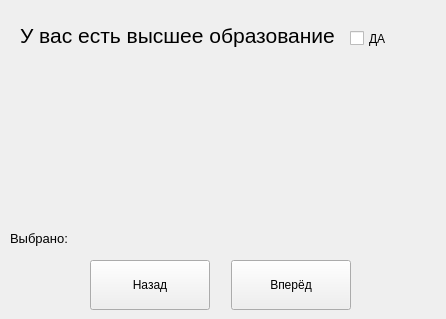
<?xml version="1.0" encoding="UTF-8"?>
<ui version="4.0">
 <class>MainWindow</class>
 <widget class="QMainWindow" name="MainWindow">
  <property name="geometry">
   <rect>
    <x>0</x>
    <y>0</y>
    <width>446</width>
    <height>319</height>
   </rect>
  </property>
  <property name="minimumSize">
   <size>
    <width>446</width>
    <height>319</height>
   </size>
  </property>
  <property name="maximumSize">
   <size>
    <width>446</width>
    <height>319</height>
   </size>
  </property>
  <property name="windowTitle">
   <string>MainWindow</string>
  </property>
  <widget class="QWidget" name="centralwidget">
   <widget class="QLabel" name="label_task">
    <property name="geometry">
     <rect>
      <x>20</x>
      <y>20</y>
      <width>351</width>
      <height>31</height>
     </rect>
    </property>
    <property name="font">
     <font>
      <family>Segoe UI</family>
      <pointsize>16</pointsize>
     </font>
    </property>
    <property name="text">
     <string>У вас есть высшее образование</string>
    </property>
   </widget>
   <widget class="QLabel" name="label_img">
    <property name="geometry">
     <rect>
      <x>110</x>
      <y>50</y>
      <width>211</width>
      <height>191</height>
     </rect>
    </property>
    <property name="text">
     <string/>
    </property>
   </widget>
   <widget class="QPushButton" name="btn_next">
    <property name="geometry">
     <rect>
      <x>231</x>
      <y>260</y>
      <width>120</width>
      <height>50</height>
     </rect>
    </property>
    <property name="font">
     <font>
      <family>Segoe UI</family>
     </font>
    </property>
    <property name="text">
     <string>Вперёд</string>
    </property>
   </widget>
   <widget class="QPushButton" name="btn_back">
    <property name="geometry">
     <rect>
      <x>90</x>
      <y>260</y>
      <width>120</width>
      <height>50</height>
     </rect>
    </property>
    <property name="font">
     <font>
      <family>Segoe UI</family>
     </font>
    </property>
    <property name="text">
     <string>Назад</string>
    </property>
   </widget>
   <widget class="QLabel" name="label_selected">
    <property name="geometry">
     <rect>
      <x>10</x>
      <y>230</y>
      <width>221</width>
      <height>16</height>
     </rect>
    </property>
    <property name="font">
     <font>
      <family>Segoe UI</family>
      <pointsize>10</pointsize>
     </font>
    </property>
    <property name="text">
     <string>Выбрано:</string>
    </property>
   </widget>
   <widget class="QCheckBox" name="checkBox">
    <property name="geometry">
     <rect>
      <x>350</x>
      <y>30</y>
      <width>70</width>
      <height>17</height>
     </rect>
    </property>
    <property name="text">
     <string>ДА</string>
    </property>
   </widget>
  </widget>
 </widget>
 <resources/>
 <connections/>
</ui>
